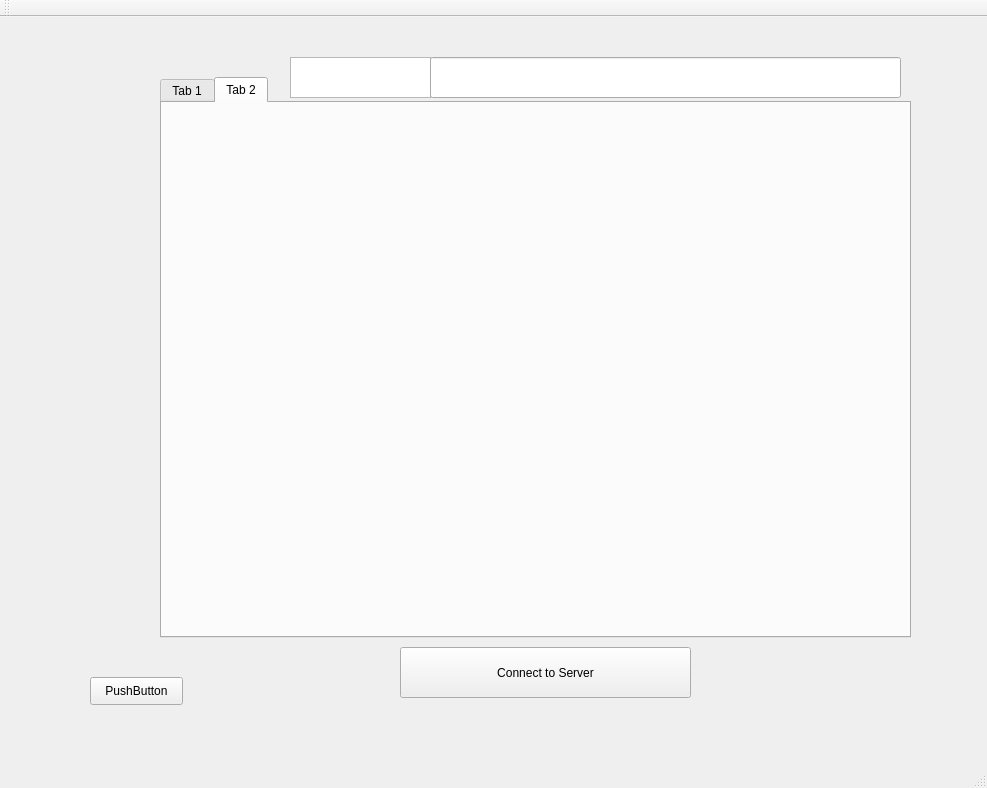
<?xml version="1.0" encoding="UTF-8"?>
<ui version="4.0">
 <class>Client_AppClass</class>
 <widget class="QMainWindow" name="Client_AppClass">
  <property name="geometry">
   <rect>
    <x>0</x>
    <y>0</y>
    <width>987</width>
    <height>788</height>
   </rect>
  </property>
  <property name="windowTitle">
   <string>Client_App</string>
  </property>
  <widget class="QWidget" name="centralWidget">
   <widget class="QTextBrowser" name="Username_Text">
    <property name="geometry">
     <rect>
      <x>290</x>
      <y>40</y>
      <width>141</width>
      <height>41</height>
     </rect>
    </property>
   </widget>
   <widget class="QTabWidget" name="Main_Menu">
    <property name="geometry">
     <rect>
      <x>160</x>
      <y>60</y>
      <width>751</width>
      <height>561</height>
     </rect>
    </property>
    <property name="currentIndex">
     <number>1</number>
    </property>
    <widget class="QWidget" name="tab">
     <attribute name="title">
      <string>Tab 1</string>
     </attribute>
     <widget class="QWidget" name="horizontalLayoutWidget">
      <property name="geometry">
       <rect>
        <x>0</x>
        <y>0</y>
        <width>741</width>
        <height>531</height>
       </rect>
      </property>
      <layout class="QHBoxLayout" name="horizontalLayout"/>
     </widget>
    </widget>
    <widget class="QWidget" name="tab_2">
     <attribute name="title">
      <string>Tab 2</string>
     </attribute>
    </widget>
   </widget>
   <widget class="QPushButton" name="Connect_Server_But">
    <property name="geometry">
     <rect>
      <x>400</x>
      <y>630</y>
      <width>291</width>
      <height>51</height>
     </rect>
    </property>
    <property name="text">
     <string>Connect to Server</string>
    </property>
   </widget>
   <widget class="QLineEdit" name="Username_Input">
    <property name="geometry">
     <rect>
      <x>430</x>
      <y>40</y>
      <width>471</width>
      <height>41</height>
     </rect>
    </property>
   </widget>
   <widget class="QPushButton" name="test">
    <property name="geometry">
     <rect>
      <x>90</x>
      <y>660</y>
      <width>93</width>
      <height>28</height>
     </rect>
    </property>
    <property name="text">
     <string>PushButton</string>
    </property>
   </widget>
  </widget>
  <widget class="QMenuBar" name="menuBar">
   <property name="geometry">
    <rect>
     <x>0</x>
     <y>0</y>
     <width>987</width>
     <height>26</height>
    </rect>
   </property>
  </widget>
  <widget class="QToolBar" name="mainToolBar">
   <attribute name="toolBarArea">
    <enum>TopToolBarArea</enum>
   </attribute>
   <attribute name="toolBarBreak">
    <bool>false</bool>
   </attribute>
  </widget>
  <widget class="QStatusBar" name="statusBar"/>
 </widget>
 <layoutdefault spacing="6" margin="11"/>
 <resources>
  <include location="Client_App.qrc"/>
 </resources>
 <connections/>
</ui>
